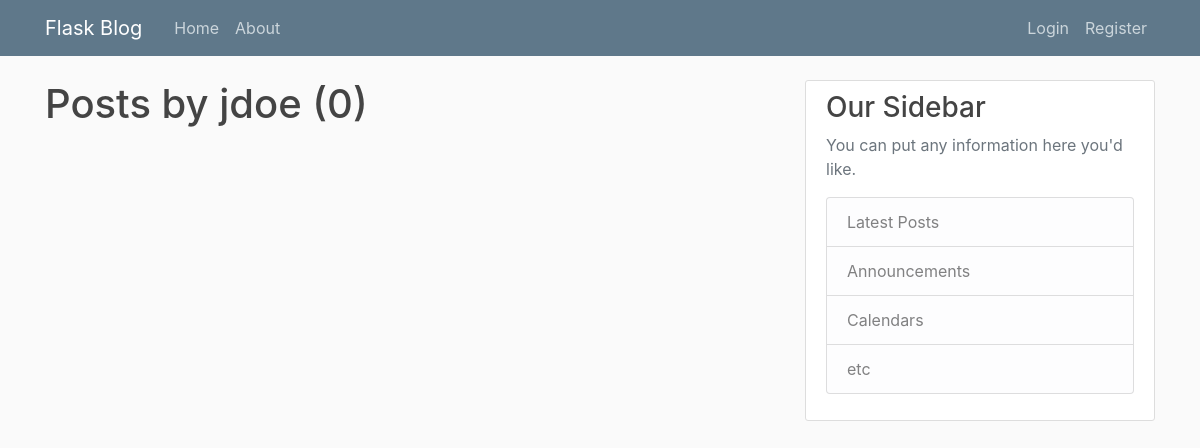
The app's page /user/jdoe, older data.
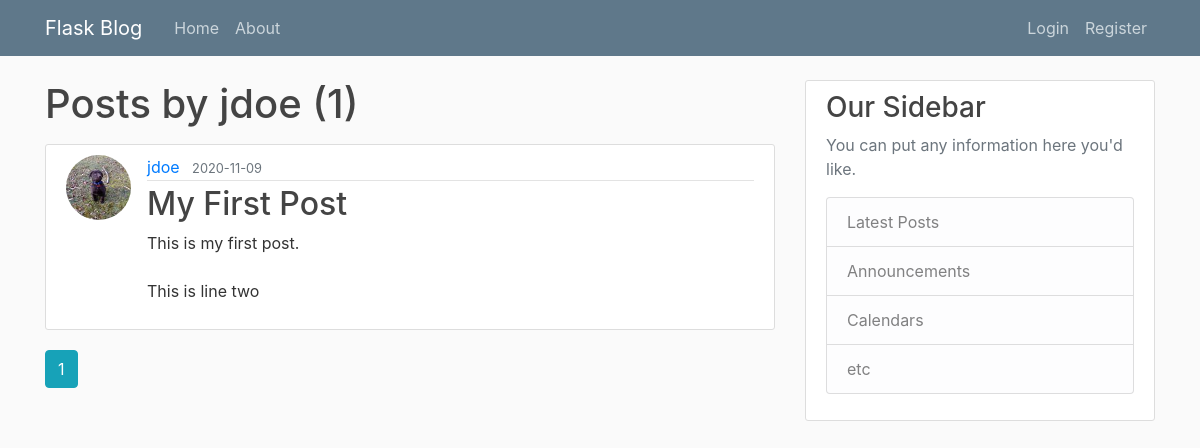
The same page, newer data.
### flaskblog/models.py (models this page shows, shortened)
class Post(db.Model):
    id  = db.Column(db.Integer, primary_key=True)
    title = db.Column(db.String(100), nullable=False)
    date_posted = db.Column(db.DateTime, nullable=False, default=datetime.utcnow)
    content = db.Column(db.Text, nullable=False)
    user_id = db.Column(db.Integer, db.ForeignKey('user.id'), nullable=False)

class User(db.Model, UserMixin):
    id  = db.Column(db.Integer, primary_key=True)
    username = db.Column(db.String(20), unique=True, nullable=False)
    email = db.Column(db.String(120), unique=True, nullable=False)
    image_file = db.Column(db.String(20), nullable=False, default='avatar.jpg')
    password = db.Column(db.String(60), nullable=False)
    posts = db.relationship('Post', backref='author', lazy=True)

### flaskblog/routes.py (the view)
@app.route('/user/<string:username>')
def user_posts(username):
    page = request.args.get('page', 1, type=int)
    user = User.query.filter_by(username=username).first_or_404()
    posts = Post.query.filter_by(author=user)\
                .order_by(Post.date_posted.desc())\
                .paginate(per_page=5, page=page)
    return render_template('user_posts.html', posts=posts, user=user)

### flaskblog/templates/user_posts.html
{% extends 'layout.html' %}
{% block content %}
  <h1 class="mb-3">Posts by {{user.username}} ({{posts.total}})</h1>
  {% for post in posts.items %}
    <article class="media content-section">
      <img src="{{url_for('static', filename='profile_pics/' + post.author.image_file)}}"
        class="rounded-circle article-img">
      <div class="media-body">
        <div class="article-metadata">
          <a class="mr-2" href="{{url_for('user_posts', username=post.author.username)}}">{{ post.author.username }}</a>
          <small class="text-muted">{{ post.date_posted.strftime('%Y-%m-%d') }}</small>
        </div>
        <h2><a class="article-title" href="{{url_for('get_post', post_id=post.id)}}">{{ post.title }}</a></h2>
        <p class="article-content">{{ post.content }}</p>
      </div>
    </article>
  {% endfor %}
  {% for page_num in posts.iter_pages(left_edge=1, right_edge=1, left_current=1, right_current=2) %}
    {% if page_num %}
      {% if posts.page == page_num %}
        <a href="{{url_for('user_posts', username=user.username, page=page_num)}}" class="btn btn-info mb-4">{{page_num}}</a>
      {% else %}
        <a href="{{url_for('user_posts', username=user.username, page=page_num)}}" class="btn btn-outline-info mb-4">{{page_num}}</a>
      {% endif %}
    {% else %}
      ...
    {% endif %}
  {% endfor %}
{% endblock content %}

Row changes from the older to the newer data that the page shows:
added Post: image_file (picture), author.username "jdoe", date_posted "2020-11-09", title "My First Post", content "This is my first post. This is line two"
Text that changed along with them:
{{ posts.total }}: "0" → "1"
new list line: "1"
